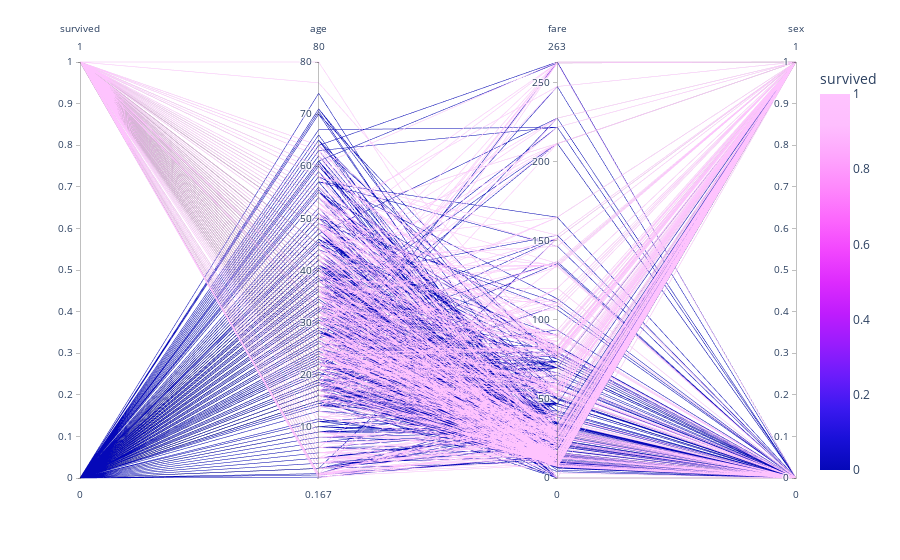

Notebook source saved alongside this figure:
### Code cell
vis.get_parallel2(titanic_df)

### Figure 1 — Plotly figure (JSON) as saved in the notebook; plotly's stock layout.template omitted (floating-point values rounded to 4 significant figures; data arrays with more than 128 entries replaced by an {"elided": "..."} marker saying what was removed)
{"data": [{"dimensions": [{"label": "survived", "values": {"elided": "1309 int values"}}, {"label": "age", "values": {"elided": "1309 float values"}}, {"label": "fare", "values": {"elided": "1309 float values"}}, {"label": "sex", "values": {"elided": "1309 int values"}}], "domain": {"x": [0, 1], "y": [0, 1]}, "line": {"color": {"elided": "1309 int values"}, "coloraxis": "coloraxis"}, "name": "", "type": "parcoords"}], "layout": {"coloraxis": {"colorbar": {"title": {"text": "survived"}}, "colorscale": [[0, "#0508b8"], [0.08333, "#1910d8"], [0.1667, "#3c19f0"], [0.25, "#6b1cfb"], [0.3333, "#981cfd"], [0.4167, "#bf1cfd"], [0.5, "#dd2bfd"], [0.5833, "#f246fe"], [0.6667, "#fc67fd"], [0.75, "#fe88fc"], [0.8333, "#fea5fd"], [0.9167, "#febefe"], [1, "#fec3fe"]]}, "legend": {"tracegroupgap": 0}, "margin": {"t": 60}}}
